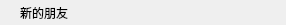
<?xml version="1.0" encoding="UTF-8"?>
<ui version="4.0">
 <class>GroupTipItem</class>
 <widget class="QWidget" name="GroupTipItem">
  <property name="sizePolicy">
   <sizepolicy hsizetype="Expanding" vsizetype="Fixed">
    <horstretch>0</horstretch>
    <verstretch>0</verstretch>
   </sizepolicy>
  </property>
  <property name="geometry">
   <rect>
    <x>0</x>
    <y>0</y>
    <width>286</width>
    <height>25</height>
   </rect>
  </property>
  <property name="minimumSize">
   <size>
    <width>0</width>
    <height>25</height>
   </size>
  </property>
  <property name="maximumSize">
   <size>
    <width>16777215</width>
    <height>25</height>
   </size>
  </property>
  <property name="windowTitle">
   <string>Form</string>
  </property>
  <layout class="QVBoxLayout" name="verticalLayout">
   <property name="spacing">
    <number>0</number>
   </property>
   <property name="leftMargin">
    <number>20</number>
   </property>
   <property name="topMargin">
    <number>0</number>
   </property>
   <property name="rightMargin">
    <number>0</number>
   </property>
   <property name="bottomMargin">
    <number>0</number>
   </property>
   <item>
    <widget class="QLabel" name="label">
     <property name="text">
      <string>新的朋友</string>
     </property>
    </widget>
   </item>
  </layout>
 </widget>
 <resources/>
 <connections/>
</ui>
